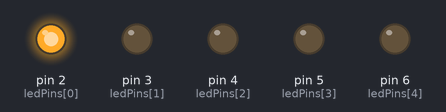
The sketch below on a simulated Arduino Uno, built with avr-gcc and run on an emulated ATmega328P. On the bench: output pins drawn as LEDs (lit = HIGH).

Above: at 0.1 s.
At 1.3 s:
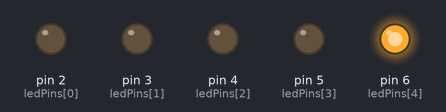
At 2.7 s:
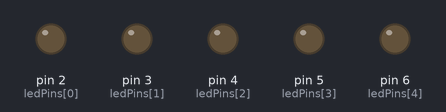
At 5.3 s:
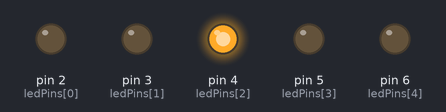
Timing chart, 0 to 5.6 s (numbered marks = the images above):
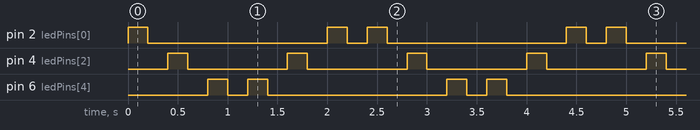

Measured:
- by itself, pin 2 (ledPins[0]): repeats every 2.4 s: LOW 1.8 s, HIGH 0.20 s, LOW 0.20 s, HIGH 0.20 s
- by itself, pin 4 (ledPins[2]): alternates HIGH for 0.20 s and LOW for 1.0 s
- by itself, pin 6 (ledPins[4]): repeats every 2.4 s: LOW 0.20 s, HIGH 0.20 s, LOW 1.8 s, HIGH 0.20 s

The sketch:

L1c.ino
```cpp
// C++ code
//
const int ledPins[]={2,3,4,5,6};
const int numLeds=5;
void setup()
{
  for(int i=0;i<numLeds;i++){
  pinMode(ledPins[i], OUTPUT);
}
}
void loop()
{
  for(int i=0;i<numLeds;i++){
    if(i%2==0){
  digitalWrite(ledPins[i], HIGH);
  delay(200); // Wait for 1000 millisecond(s)
  digitalWrite(ledPins[i], LOW);
  delay(200); // Wait for 1000 millisecond(s)
}
}
for(int i=numLeds-1;i>=0;i--){
  if(i%2==0){
  digitalWrite(ledPins[i], HIGH);
  delay(200); // Wait for 1000 millisecond(s)
  digitalWrite(ledPins[i], LOW);
  delay(200); // Wait for 1000 millisecond(s)
}
}
}
```
